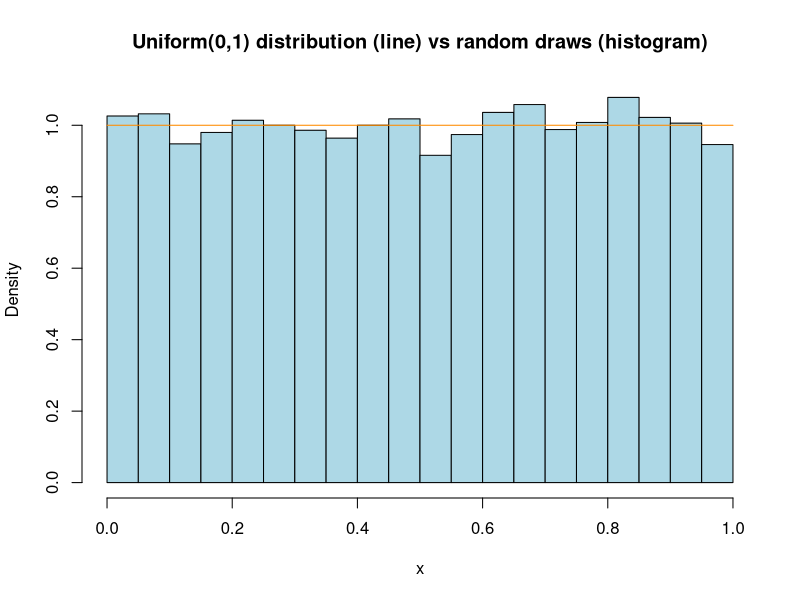
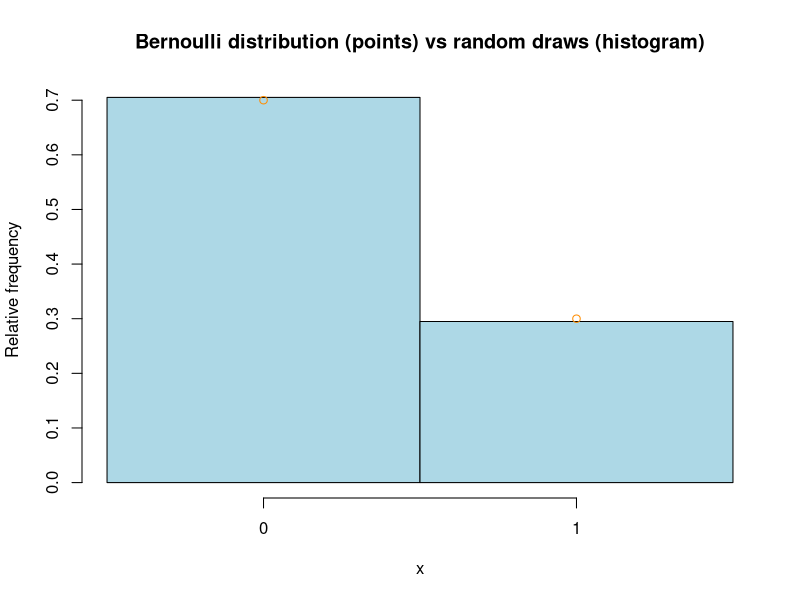
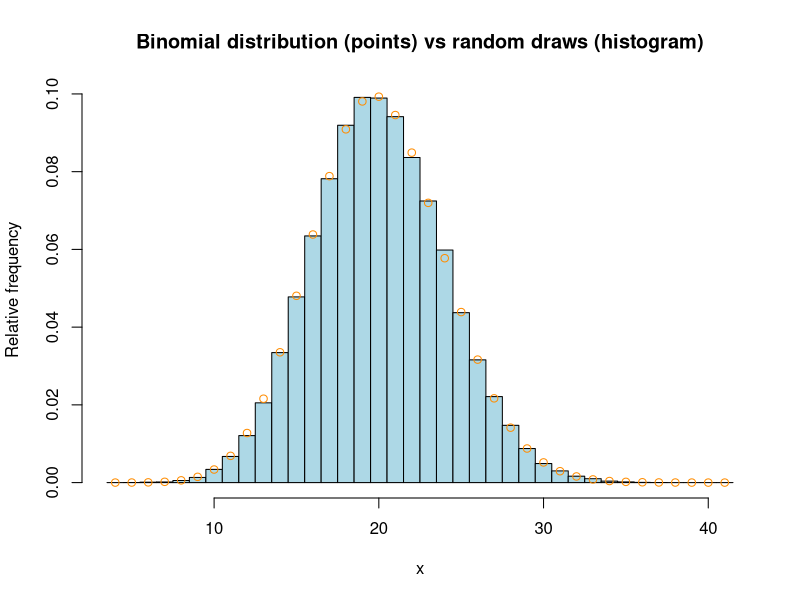

Here is the R script that generated these plots, in order:
# Modern random number generators (RNGs) in R

# Now that we've seen a full cycle of hand-coded algorithms through to
# agent-based simulations, this is a good point to discard our hand-coded RNG
# and replace it with modern, ultra-reliable tools. In R, these are built in to
# the base library.

# Uniform(0,1) random numbers

# Initiate the random number generator

set.seed(98765)

# The RNG in R keeps track of its state as a global object. The state of the RNG
# is updated automatically.

# Now use it

U <- runif(10)
U

# Use it again

U <- runif(10)
U             #different set


# Make a stand-alone reproducible code chunk by resetting the seed

set.seed(736)

draws <- 10000

X <- runif(draws)
head(X)
mean(X) #Expected = 0.5

hist(X, breaks=30, probability=TRUE, xlab="x", ylab="Density", col="lightblue",
    main="Uniform(0,1) distribution (line) vs random draws (histogram)")
lines(c(0, 1), c(1, 1), col="darkorange")


# Bernoulli random numbers (via Binomial with number of trials = 1)

# Initiate the random number generator (optional if previously initiated)

set.seed(631)

draws <- 10000
p <- 0.3

X <- rbinom(n=draws, size=1, prob=p)

# Notice argument names: n is the number of draws, whereas size is the number of
# trials in the binomial distribution. Python and R have these names
# reversed, so watch out!

head(X)
mean(X) #Expected = p

hist(X, breaks=c(-0.5, 0.5, 1.5), probability=TRUE, xaxt="n", xlab="x",
    col="lightblue", ylab="Relative frequency",
    main="Bernoulli distribution (points) vs random draws (histogram)")
axis(1, at=c(0, 1))
points(c(0, 1), c(1 - p, p), col="darkorange")


# Binomial random numbers

# Initiate the random number generator

set.seed(2293)

draws <- 100000
n <- 100    #number of Bernoulli trials
p <- 0.2

X <- rbinom(draws, size=n, prob=p)

head(X)
mean(X) #Expected = np

bins <- seq(min(X) - 0.5, max(X) + 0.5, by=1)
x <- min(X):max(X)
pmf <- dbinom(x, size=n, prob=p)

hist(X, breaks=bins, probability=TRUE, xlab="x", ylab="Relative frequency", col="lightblue",
    main="Binomial distribution (points) vs random draws (histogram)")
points(x, pmf, col="darkorange")
